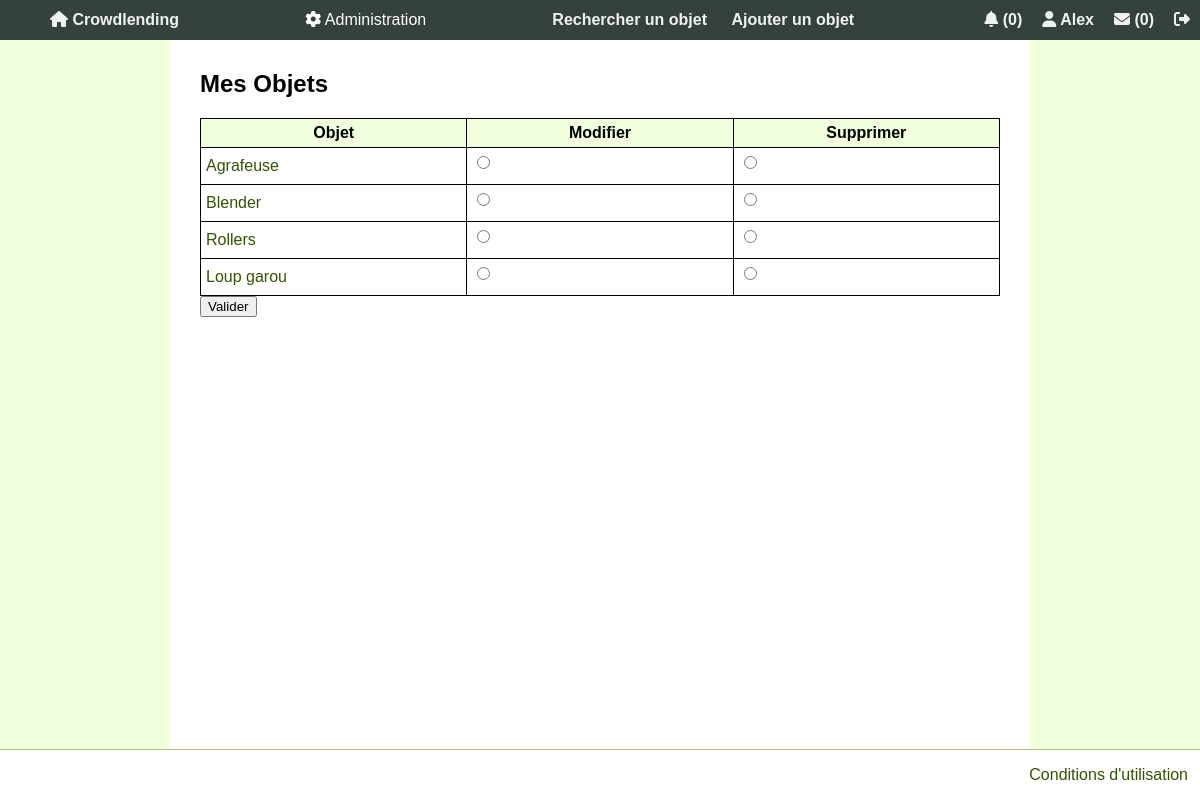
The app's page /objetsProposesModif.php (signed in) with its own data.
### tables this page shows
CREATE TABLE Membre
(
    idMembre INT PRIMARY KEY NOT NULL AUTO_INCREMENT,
    pseudo VARCHAR(16) NOT NULL UNIQUE,
    email VARCHAR(100) NOT NULL UNIQUE,
    mdp VARCHAR(200) NOT NULL,
    nom VARCHAR(50) NOT NULL,
    prenom VARCHAR(50) NOT NULL,
    adresse VARCHAR(200) NOT NULL,
    telephone VARCHAR(15) NOT NULL,
    idRole INT NOT NULL,
    note int,
    image varchar(255) DEFAULT 'profil.png',
    banni BOOLEAN NOT NULL DEFAULT FALSE,
    cle varchar(32) NOT NULL,
    actif int(11) DEFAULT NULL,
    CONSTRAINT UC_Membre UNIQUE (pseudo,email),
    FOREIGN KEY (idRole) REFERENCES Role(idRole)
);

CREATE TABLE Objet
(
  idObjet INT PRIMARY KEY NOT NULL AUTO_INCREMENT,
  nom VARCHAR(200) NOT NULL,
  idCategorie INT NOT NULL,
    idEtat INT NOT NULL,
  idPossesseur INT NOT NULL,
    signale INT NOT NULL DEFAULT 0,
	image varchar(255) DEFAULT 'default.jpg',
  FOREIGN KEY (idCategorie) REFERENCES Categorie(idCategorie),
    FOREIGN KEY (idEtat) REFERENCES Etat(idEtat),
  FOREIGN KEY (idPossesseur) REFERENCES Membre(idMembre)
);

### objetsProposesModif.php (the view, shortened to what this page needs)
<?php require "header.php"; ?>
<section>
	<h1> Mes Objets </h1>
	<form action="modificationObjet.php" method="post">
	<table >
	<tr>
		<th>Objet</th>
		<th>Modifier</th>
		<th>Supprimer</th>
	</tr>
	<?php
	$objets = $bdd->prepare('SELECT * FROM Objet WHERE idPossesseur=:idPossesseur');
	$objets->execute(array('idPossesseur'=>$_SESSION['id']));
	while ($mesObjets=$objets->fetch())
	{
		echo"<tr><td><a href = 'voirObjet.php?id=". $mesObjets['idObjet'] . "''>" .$mesObjets['nom']."</a></td>";
		echo"<td><input type='radio' name='objetModif' value='".$mesObjets['idObjet']."'></td>";
		echo"<td><input type='radio' name='objetSup' value='".$mesObjets['idObjet']."'></td>";
		echo"</tr>";
	}
	?>
	</table>
	<input type="submit" value="Valider"  />
	</form>
</section>
<?php require "footer.php" ?>

### header.php (shortened to what this page needs)
<!DOCTYPE HTML>
<html lang="fr">
<head>
	<link rel="stylesheet" media="screen" type="text/css" href="style/style.css"/>
</head>
<body>
	<?php
	require_once("connexionBD.php");
	if(isset($_SESSION['id'])){
		$query = $bdd->prepare("SELECT pseudo, idRole, banni FROM Membre WHERE idMembre = ?");
		$query->execute(array($_SESSION['id']));
		$row = $query->fetch();
	}
	?>
	<header>
		<nav>
			<ul>
				<div>
					<li><a href="index.php"> <i class="fas fa-home"></i> Crowdlending</a></li>
				</div>
				<div>
				<?php
					if(isset($_SESSION['id'])){
						if($row['idRole'] == 1) {
							$nbsign = $bdd->query('SELECT COUNT(*) AS nbSign FROM Objet WHERE signale = 1');
							$rowsign = $nbsign->fetch();
							$nbrec = $bdd->query('SELECT COUNT(*) AS nbRec FROM Reclamation');
							$rowrec = $nbrec->fetch();
							echo ' <div class="dropdown">
									<button class="dropbtn"><i class="fas fa-cog"></i> Administration</button>
									<div class="dropdown-content">
										<a href="Charte.php"> Charte de l\'utilisation </a>
										<a href="gestionCategories.php"> Gestion catégories </a>
										<a href="ListObjSignale.php"> Objets signalés(' . $rowsign['nbSign'] . ')  </a>
										<a href="ListeReclamations.php"> Reclamations(' . $rowrec['nbRec'] . ')  </a>
									  </div>
									</div> ';
						}
					}
					?>
				</div>
				<div>
					<li><a href="recherche.php"> Rechercher un objet </a></li>
					<li><a href="formAddObjet.php"> Ajouter un objet </a></li>
				</div>
				<div>
					<?php
					if(isset($_SESSION['id'])){
						$nbNotif = $bdd->prepare('SELECT COUNT(*) AS nbNotif FROM Notification WHERE idMembreNotif = :idMembre AND lu = FALSE');
						$nbNotif->execute(array('idMembre'=>$_SESSION['id']));
						$rowNotif = $nbNotif->fetch();
						echo '<li><a href="notifications.php"> <i class="fas fa-bell"></i> (' . $rowNotif['nbNotif'] . ')</a></li>';
						echo '<li><a href="espacePerso.php"> <i class="fas fa-user"></i> ' . $row['pseudo'] . '</a></li>';
						$nbNotifMes = $bdd->prepare('SELECT COUNT(*) AS nbNotifMes FROM NotificationMessage WHERE idRecepteur = :idMembre AND lu = FALSE');
						$nbNotifMes->execute(array('idMembre'=>$_SESSION['id']));
						$rowNotifMes = $nbNotifMes->fetch();
						echo "<li><a title = 'Messagerie' href='messages.php'><i class='fas fa-envelope'></i></i> (" . $rowNotifMes['nbNotifMes'] . ")</a></li>";
						echo "<li><a title = 'Déconnexion' href='deconnexion.php'><i class='fas fa-sign-out-alt'></i></a></li>";
					}
					else{
						echo '<li><a href="login.php"> Se connecter </a></li>';
					}
					?>
				</div>
			</ul>
		</nav>
	</header>

### style/style.css (style rules this page uses)
html { height: 100%; width: 100%; margin:0px; padding: 0px; }
body { margin:0px; padding: 0px; width: 100%; font-family: Arial, Verdana, Geneva, sans-serif; background-color: #f2ffdd; min-height:100vh; display:flex; flex-direction:column; }
section { flex-grow: 1; padding: 30px; margin: auto; width: 800px; background-color: white; padding-top: 50px; }
header { position: fixed; top: 0; width: 100%; height:40px; background-color:#34413F; display: flex; justify-content: center; }
a, a:visited { color:#335400; text-decoration: none; }
nav { flex: 1 1 auto; display: flex; justify-content: center; }
nav ul { list-style-type:none; flex: 1 1 auto; display:flex; justify-content: space-between; align-items: center; }
nav ul li { display:inline-flex; }
nav ul li a { text-align: center; padding: 10px 10px; text-decoration: none; font-weight: bold; color: black; }
header nav ul li a, header nav ul li a:visited { text-align: center; padding: 10px 10px; text-decoration: none; font-weight: bold; color:#EFF2F1; }
table { table-layout: fixed; width:100%; border-collapse: collapse; }
table, th, td { border: 1px solid black; }
th { background-color:#f2ffdd; }
th, td { padding: 5px; }
h1 { font-size: 1.5em }
input, textarea, select { text-align: left; margin-bottom: 10px; }
.dropbtn { background-color: #34413F; color: white; height: 40px; font-size: 16px; border: none; }
.dropdown { position: relative; display: inline-block; }

### records on screen
membre: pseudo "Alex"
objet: nom "Agrafeuse"
objet: nom "Blender"
objet: nom "Rollers"
objet: nom "Loup garou"

### other values on screen
$rowNotif['nbNotif'] "0"
$rowNotifMes['nbNotifMes'] "0"
